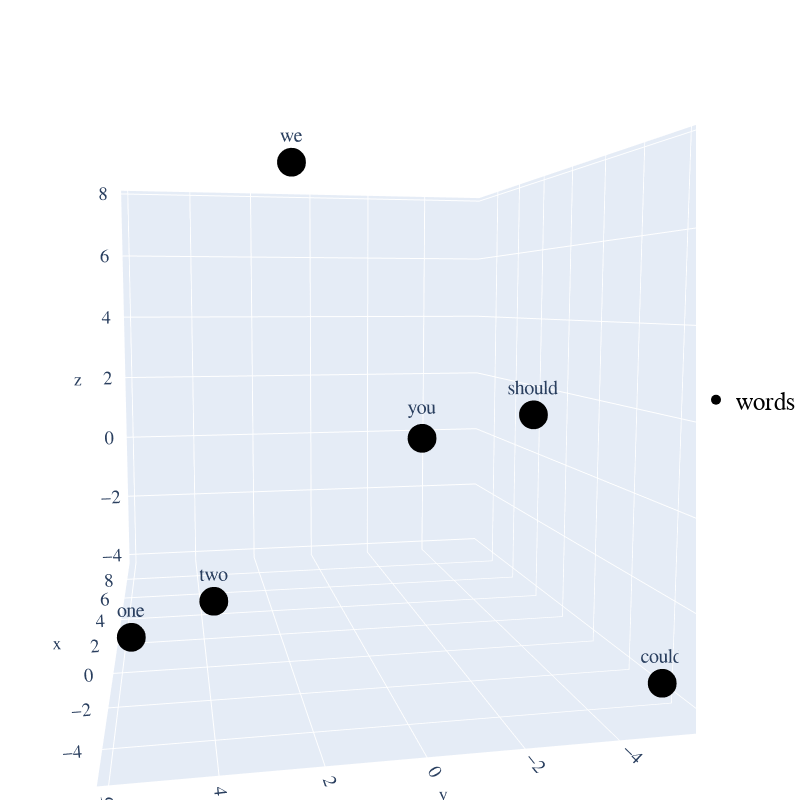

Source (notebook cell):
### Code cell
layout = go.Layout(
        margin = {'l': 0, 'r': 0, 'b': 0, 't': 0},
        showlegend=True,
        legend=dict(
        x=1,
        y=0.5,
        font=dict(
            family="Courier New",
            size=25,
            color="black"
        )),
        font = dict(
            family = " Courier New ",
            size = 15),
        autosize = False,
        width = 800,
        height = 800
        )


plot_figure = go.Figure(data = trace_data, layout = layout)
plot_figure.show()

### Figure 1 — Plotly figure (JSON) as saved in the notebook; plotly's stock layout.template omitted (floating-point values rounded to 4 significant figures)
{"data": [{"marker": {"color": "black", "opacity": 1, "size": 10}, "mode": "markers+text", "name": "words", "text": ["should", "could", "two", "one", "you", "we"], "textfont": {"size": 20}, "textposition": "top center", "type": "scatter3d", "x": [-5.037, -4.193, -1.709, 1.446, 9.498, -0.004922], "y": [-2.209, -5.603, 3.903, 5.851, -3.833, 1.892], "z": [2.289, -3.738, -2.136, -3.935, -0.2176, 7.738]}], "layout": {"autosize": false, "font": {"family": " Courier New ", "size": 15}, "height": 800, "legend": {"font": {"color": "black", "family": "Courier New", "size": 25}, "x": 1, "y": 0.5}, "margin": {"b": 0, "l": 0, "r": 0, "t": 0}, "scene": {"aspectmode": "auto", "aspectratio": {"x": 1.165, "y": 0.9179, "z": 0.9354}, "camera": {"center": {"x": 0, "y": 0, "z": 0}, "eye": {"x": -1.891, "y": 0.3509, "z": 0.1926}, "projection": {"type": "perspective"}, "up": {"x": 0, "y": 0, "z": 1}}}, "showlegend": true, "width": 800}}
